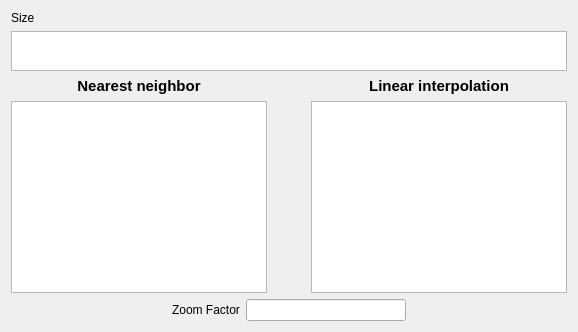
      <widget class="QWidget" name="tab_4">
       <attribute name="title">
        <string>Zoomed</string>
       </attribute>
       <layout class="QGridLayout" name="gridLayout_2">
        <item row="0" column="0">
         <widget class="QLabel" name="label">
          <property name="text">
           <string>Size</string>
          </property>
         </widget>
        </item>
        <item row="2" column="0">
         <layout class="QVBoxLayout" name="verticalLayout_9">
          <item>
           <layout class="QHBoxLayout" name="horizontalLayout_2">
            <item>
             <layout class="QVBoxLayout" name="verticalLayout_7">
              <item>
               <widget class="QLabel" name="label_NearestNeighbor">
                <property name="font">
                 <font>
                  <pointsize>11</pointsize>
                  <weight>75</weight>
                  <bold>true</bold>
                 </font>
                </property>
                <property name="text">
                 <string>Nearest neighbor</string>
                </property>
                <property name="alignment">
                 <set>Qt::AlignCenter</set>
                </property>
               </widget>
              </item>
              <item>
               <widget class="QGraphicsView" name="NearestNeighbor"/>
              </item>
             </layout>
            </item>
            <item>
             <spacer name="verticalSpacer">
              <property name="orientation">
               <enum>Qt::Vertical</enum>
              </property>
              <property name="sizeHint" stdset="0">
               <size>
                <width>38</width>
                <height>58</height>
               </size>
              </property>
             </spacer>
            </item>
            <item>
             <layout class="QVBoxLayout" name="verticalLayout_8">
              <item>
               <widget class="QLabel" name="label_LinearInterpolation">
                <property name="font">
                 <font>
                  <pointsize>11</pointsize>
                  <weight>75</weight>
                  <bold>true</bold>
                 </font>
                </property>
                <property name="text">
                 <string>Linear interpolation</string>
                </property>
                <property name="alignment">
                 <set>Qt::AlignCenter</set>
                </property>
               </widget>
              </item>
              <item>
               <widget class="QGraphicsView" name="LinearInterpolation"/>
              </item>
             </layout>
            </item>
           </layout>
          </item>
          <item>
           <layout class="QHBoxLayout" name="horizontalLayout">
            <item>
             <spacer name="horizontalSpacer">
              <property name="orientation">
               <enum>Qt::Horizontal</enum>
              </property>
              <property name="sizeHint" stdset="0">
               <size>
                <width>40</width>
                <height>20</height>
               </size>
              </property>
             </spacer>
            </item>
            <item>
             <widget class="QLabel" name="label_ZoomFactor">
              <property name="text">
               <string>Zoom Factor</string>
              </property>
             </widget>
            </item>
            <item>
             <widget class="QLineEdit" name="ZoomFactor"/>
            </item>
            <item>
             <spacer name="horizontalSpacer_2">
              <property name="orientation">
               <enum>Qt::Horizontal</enum>
              </property>
              <property name="sizeHint" stdset="0">
               <size>
                <width>40</width>
                <height>20</height>
               </size>
              </property>
             </spacer>
            </item>
           </layout>
          </item>
         </layout>
        </item>
        <item row="1" column="0">
         <widget class="QTextBrowser" name="Size_textbrowser">
          <property name="sizePolicy">
           <sizepolicy hsizetype="Expanding" vsizetype="Minimum">
            <horstretch>0</horstretch>
            <verstretch>0</verstretch>
           </sizepolicy>
          </property>
          <property name="maximumSize">
           <size>
            <width>16777215</width>
            <height>40</height>
           </size>
          </property>
         </widget>
        </item>
       </layout>
      </widget>
